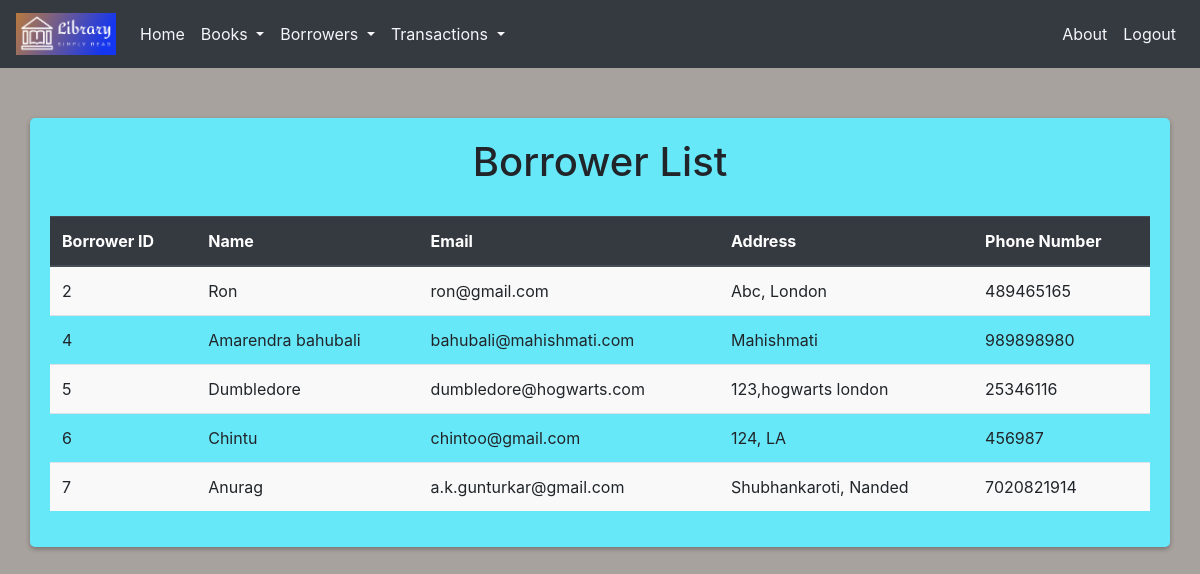
The app's page /borrower/list/ (signed in) with its own data.
### lib/models.py (models this page shows)
class Borrower(models.Model):
    name = models.CharField(max_length=100)
    email = models.EmailField()
    address = models.CharField(max_length=100)
    phone_number = models.CharField(max_length=20)

### lib/views.py (the view)
# urls.py: path('borrower/list/', views.borrower_list, name='borrower_list'),
@login_required(login_url='login')
def borrower_list(request):
    borrowers = Borrower.objects.all()
    return render(request, 'lib/borrower_list.html', {'borrowers': borrowers})

### templates/lib/borrower_list.html (shortened to what this page needs)
{% include 'base.html' %}
{% block content %}
    <div class="container">
        <h1>Borrower List</h1>
        <table class="table table-striped">
            <thead class="thead-dark">
                <tr>
                    <th>Borrower ID</th>
                    <th>Name</th>
                    <th>Email</th>
                    <th>Address</th>
                    <th>Phone Number</th>
                </tr>
            </thead>
            <tbody>
                {% for borrower in borrowers %}
                    <tr>
                        <td>{{ borrower.id }}</td>
                        <td>{{ borrower.name }}</td>
                        <td>{{ borrower.email }}</td>
                        <td>{{ borrower.address }}</td>
                        <td>{{ borrower.phone_number }}</td>
                    </tr>
                {% endfor %}
            </tbody>
        </table>
    </div>
{% endblock %}

### templates/lib/borrower_list.html (style rules this page uses)
body { background-color: #a8a29e; }
.container { margin-top: 50px; background-color: #67e8f9; padding: 20px; border-radius: 5px; box-shadow: 0 2px 5px rgba(0, 0, 0, 0.3); }
h1 { text-align: center; margin-bottom: 30px; }
.table { font-size: 16px; }
.table thead th { font-weight: bold; }
.table-striped tbody tr:nth-of-type(odd) { background-color: #f9f9f9; }

### records on screen
Borrower: id "2", name "Ron", email "ron@gmail.com", address "Abc, London", phone_number "489465165"
Borrower: id "4", name "Amarendra bahubali", email "bahubali@mahishmati.com", address "Mahishmati", phone_number "989898980"
Borrower: id "5", name "Dumbledore", email "dumbledore@hogwarts.com", address "123,hogwarts london", phone_number "25346116"
Borrower: id "6", name "Chintu", email "chintoo@gmail.com", address "124, LA", phone_number "456987"
Borrower: id "7", name "Anurag", email "a.k.gunturkar@gmail.com", address "Shubhankaroti, Nanded", phone_number "7020821914"
